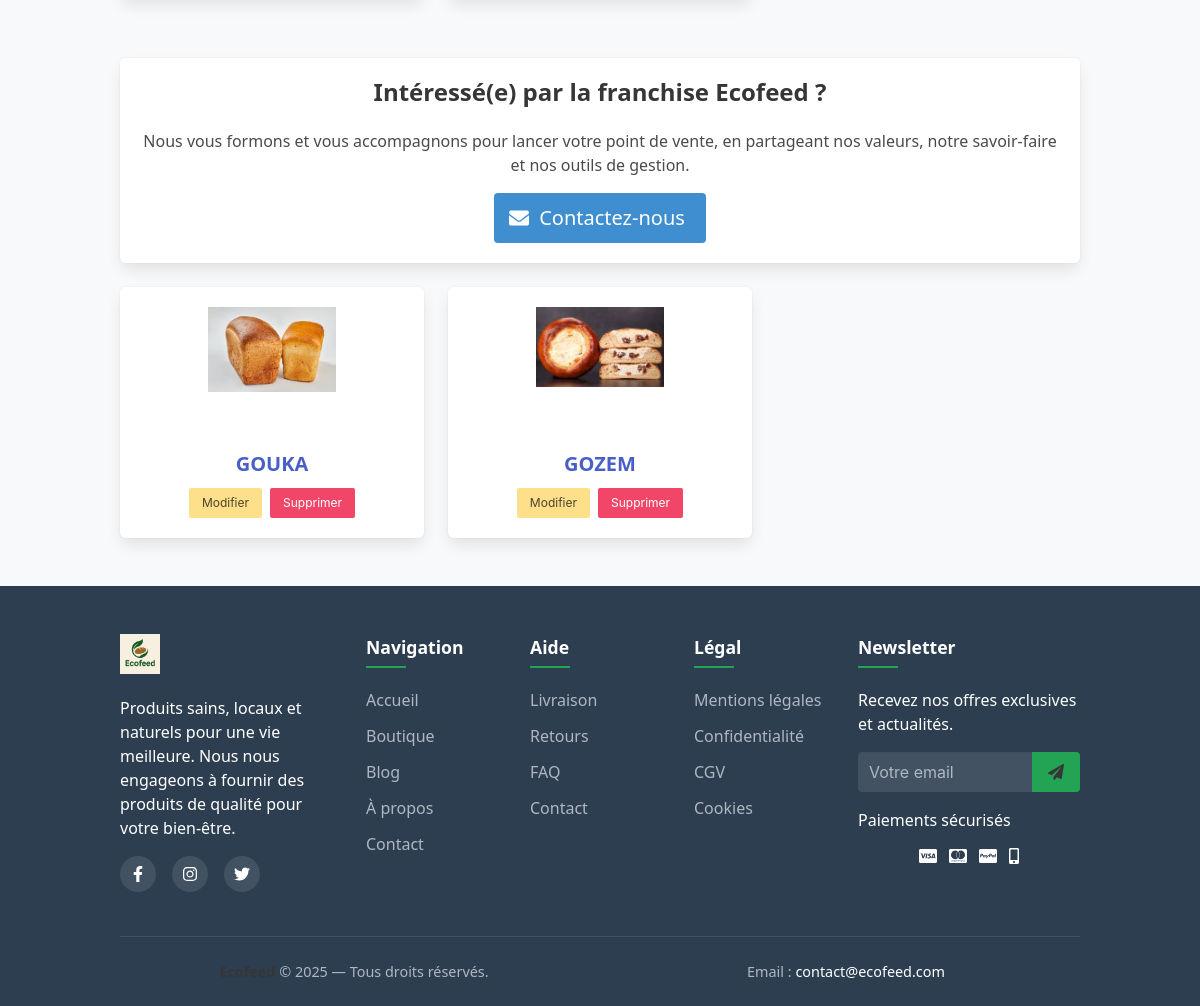
Page /partners/ (lower part) on the earlier database version.
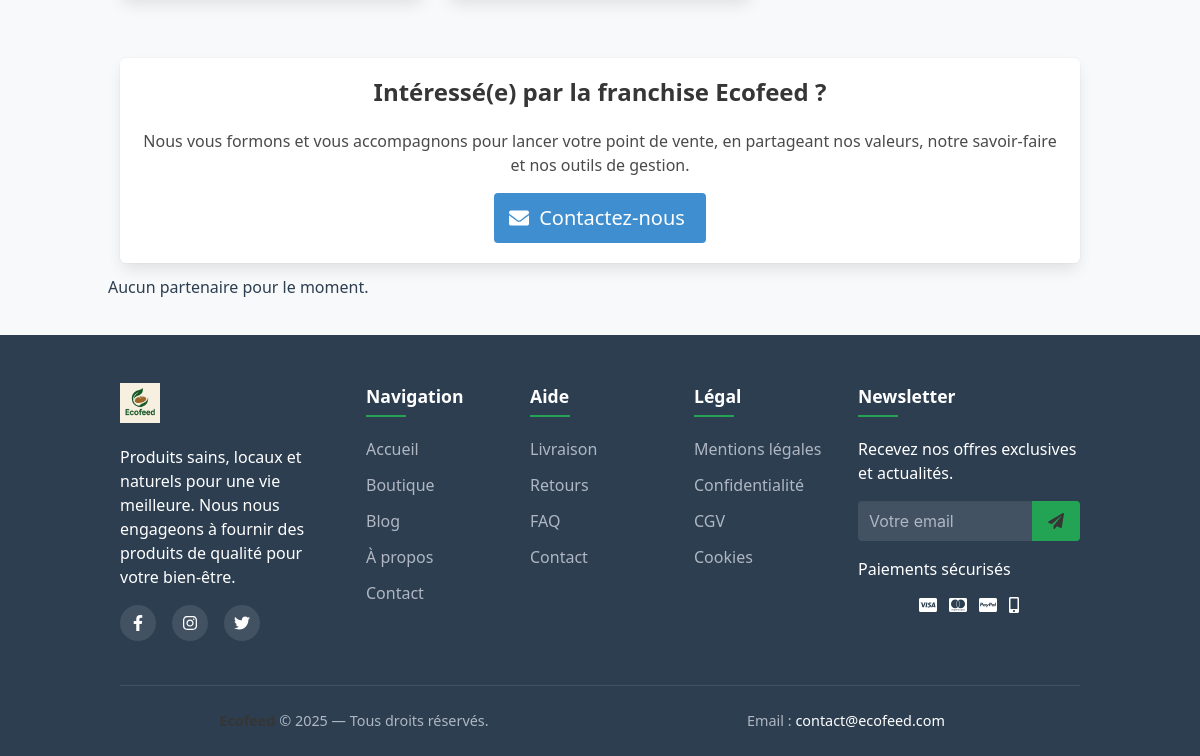
Same page on the later database version.
### products/models.py (models this page shows, shortened)
class Partner(models.Model):
    added_by = models.ForeignKey(User, on_delete=models.CASCADE, related_name='partners')
    name = models.CharField(max_length=255)
    logo = models.ImageField(upload_to='partners/')
    website = models.URLField(blank=True, null=True)

### products/views.py (the view)
# urls.py: path('partners/',views.partners,name="partners"),
def partners(request):
    return render(request, "products/partners_1.html", {
        "partners": Partner.objects.all(),
    })

### products/templates/products/partners_1.html (shortened to what this page needs)
{% extends 'base.html' %}
{% block content %}
<div>
<section class="section">
  <div class="container">
    <div class="columns is-multiline">
      <div class="column is-one-third">
      </div>
      <div class="column is-one-third">
      </div>
      <div class="column is-one-third">
      </div>
    </div>
    <div class="box has-text-centered mt-6">
      <h3 class="title is-4">Intéressé(e) par la franchise Ecofeed ?</h3>
      <p class="mb-4">Nous vous formons et vous accompagnons pour lancer votre point de vente, en partageant nos valeurs, notre savoir-faire et nos outils de gestion.</p>
      <a href="mailto:contact@Ecofeed.com" class="button is-info is-medium">
        <span class="icon"><i class="fas fa-envelope"></i></span>
        <span>Contactez-nous</span>
      </a>
    </div>
    <div class="columns is-multiline">
      {% for partner in partners %}
      <div class="column is-4">
        <div class="box has-text-centered">
          {% if partner.logo %}
          <figure class="image is-128x128 is-inline-block mb-3">
            <img src="{{ partner.logo.url }}" alt="{{ partner.name }}">
          </figure>
          {% else %}
          <figure class="image is-128x128 is-inline-block mb-3">
            <img src="https://bulma.io/images/placeholders/128x128.png" alt="No logo">
          </figure>
          {% endif %}
          {% if partner.website %}
          <p class="title is-5 mb-1">
            <a href="{{ partner.website }}" target="_blank" rel="noopener noreferrer">{{ partner.name }}</a>
          </p>
          {% else %}
          <p class="title is-5 mb-1">{{ partner.name }}</p>
          {% endif %}
          <div class="buttons is-centered mt-3">
            <button
              class="button is-warning is-small js-modal-trigger-edit"
              data-target="editModal"
              data-id="{{ partner.id }}"
              data-name="{{ partner.name|escapejs }}"
              data-website="{{ partner.website|default_if_none:''|escapejs }}"
              data-logo="{% if partner.logo %}{{ partner.logo.url }}{% endif %}"
            >
              Modifier
            </button>
            <button
              class="button is-danger is-small js-modal-trigger-delete"
              data-target="deleteModal"
              data-id="{{ partner.id }}"
            >
              Supprimer
            </button>
          </div>
        </div>
      </div>
      {% empty %}
      <p class="has-text-centered">Aucun partenaire pour le moment.</p>
      {% endfor %}
    </div>
  </div>
</section>
</div>
{% endblock %}

Differences in the rows shown:
removed Partner: logo (picture), name "GOUKA"
removed Partner: logo (picture), name "GOZEM"
Other differences:
text now shown: "Aucun partenaire pour le moment."
